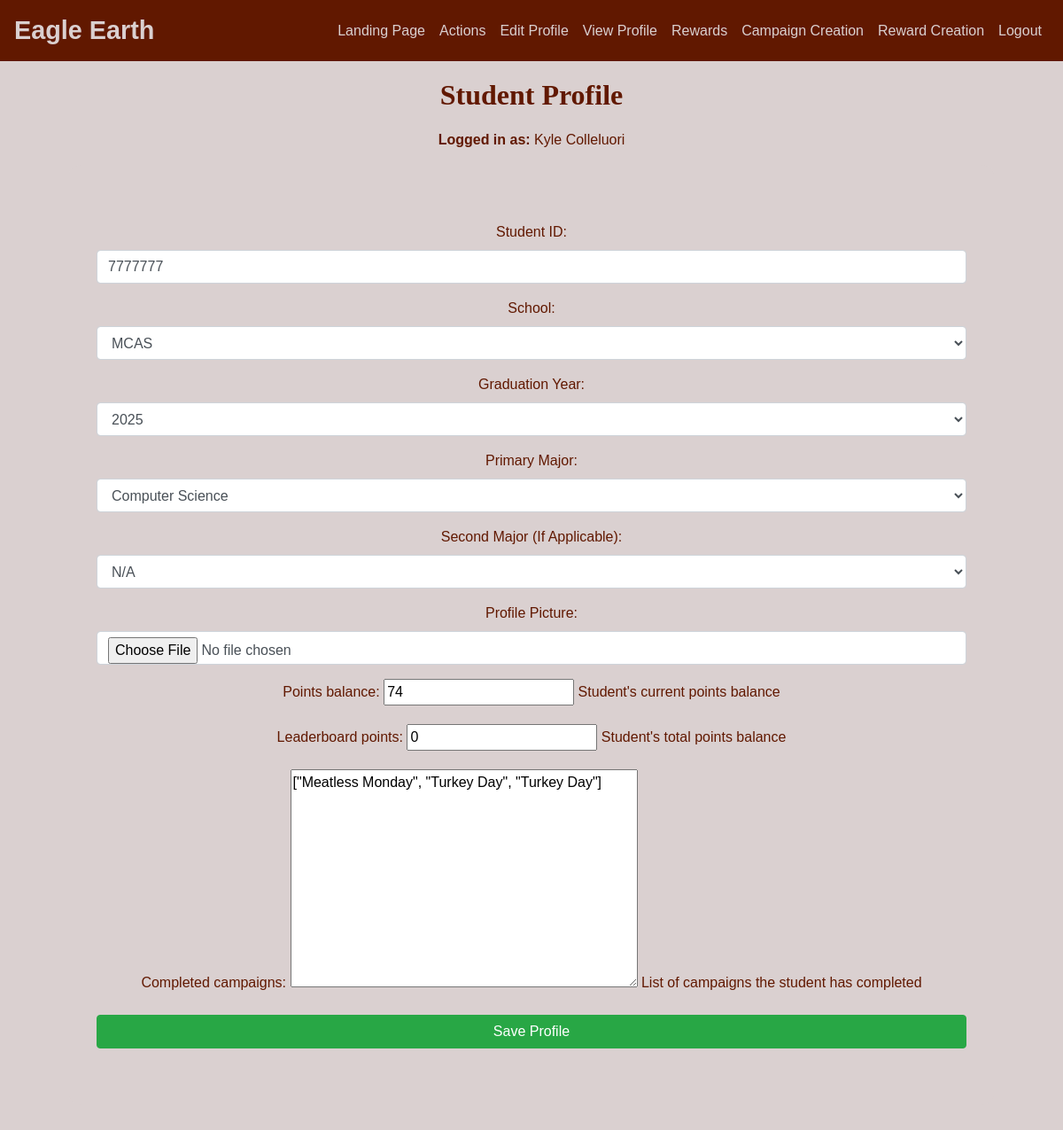
Screenshot of /create/ (signed in) with the database file from the repository.
### SWEeatz/users/models.py (models this page shows, shortened)
class Student(models.Model):
    user = models.OneToOneField(User, on_delete=models.CASCADE)
    student_id = models.IntegerField(blank = True, null = True)
    school = models.CharField(max_length=100, choices=SCHOOL_CHOICES, default='MCAS')
    graduation_year = models.CharField(max_length=4, choices=GRADUATION_YEAR_CHOICES, default='2025')
    major = models.CharField(max_length=100, choices=MAJOR_CHOICES, default='Computer Science')
    major2 = models.CharField(max_length=100, choices=MAJOR_CHOICES, default='N/A')
    profile_picture = models.ImageField(upload_to='profile_pics/', blank=True, null=True)
    points_balance = models.IntegerField(default=0, help_text="Student's current points balance", blank=True)
    leaderboard_points = models.IntegerField(default=0, help_text="Student's total points balance", blank=True)
    completed_campaigns = models.JSONField(default=list, help_text="List of campaigns the student has completed", blank=True)

### SWEeatz/users/views.py (the view)
# urls.py: path('create/', views.student_create_view, name ="student_create"),
def student_create_view(request):
    user = request.user
    student, created = Student.objects.get_or_create(user=user)  # Create or fetch the student's profile
    if request.method == 'POST':
        form = StudentForm(request.POST, request.FILES, instance=student)  # Use the existing student instance
        if form.is_valid():
            form.save()  # Save updates
            return redirect('profile')  # Redirect to the profile page (adjust this as necessary)
    else:
        form = StudentForm(instance=student)
    return render(request, 'student_form.html', {'form': form, 'full_name': user.get_full_name()})

### SWEeatz/users/templates/student_form.html (shortened to what this page needs)
{% extends "layout.html" %}
{% block content %}
<div class="jumbotron text-center">
    <h2 class="text-center"> Student Profile </h2>
    <p><strong>Logged in as:</strong> {{ full_name }}</p>
    <form method="POST" enctype="multipart/form-data"  class="jumbotron">
        {{ form.as_p }}
        <button class="btn btn-success btn-block" type="submit"> Save Profile</button>
    </form>
</div>
{% endblock %}

### SWEeatz/users/static/css/styles.css (style rules this page uses)
body { background-color: #dad0d0; color: #611800; font-family: 'Arial', sans-serif; }
.jumbotron { background-color: #dad0d0; color: #611800; border-radius: 15px; }
h2 { font-family: 'Georgia', serif; font-weight: bold; text-align: center; margin-bottom: 20px; }
p { text-align: center; }

### rows the page displays
Student: student_id "7777777", school "MCAS", graduation_year "2025", major "Computer Science", major2 "N/A", points_balance "74", leaderboard_points "0", completed_campaigns "[\"Meatless Monday\", \"Turkey Day\", \"Turkey Day\"]"

### other values shown
{{ full_name }} "Kyle Colleluori"
